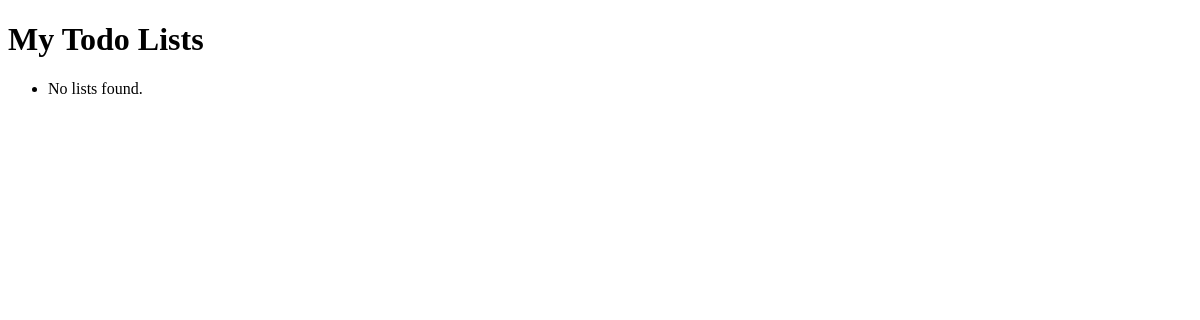
/tasks/, run on an earlier commit of the app's database.
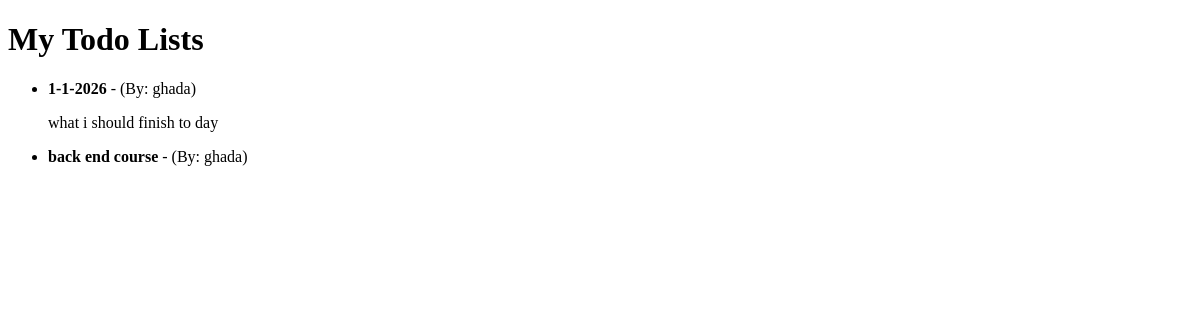
And on a later commit of the database.
### todo_lists/models.py (models this page shows, shortened)
class TodoLists(models.Model):
    user = models.ForeignKey(User, on_delete=models.CASCADE, related_name='todo_lists')
    title = models.CharField(max_length=255)
    description = models.TextField(blank=True, null=True)
    created_at = models.DateTimeField(auto_now_add=True)
    updated_at = models.DateTimeField(auto_now=True)

### tasks/views.py (the view)
# urls.py: path('', views.todo_list_view, name='todo_list'),
def todo_list_view(request):
    lists = TodoLists.objects.all()
    return render(request, 'tasks/todo_list.html', {'lists': lists})

### tasks/templates/tasks/todo_list.html (shortened to what this page needs)
<!DOCTYPE html>
<html>
<head>
</head>
<body>
    <h1>My Todo Lists</h1>
    <ul>
        {% for item in lists %}
            <li>
                <strong>{{ item.title }}</strong> - (By: {{ item.user.username }})
                <p>{{ item.description }}</p>
            </li>
        {% empty %}
            <li>No lists found.</li>
        {% endfor %}
    </ul>
</body>
</html>

What changed in the data, as far as the page shows it:
added TodoLists: title "1-1-2026", user.username "ghada", description "what i should finish to day"
added TodoLists: title "back end course", user.username "ghada"
Also different on the page:
text no longer shown: "No lists found."
